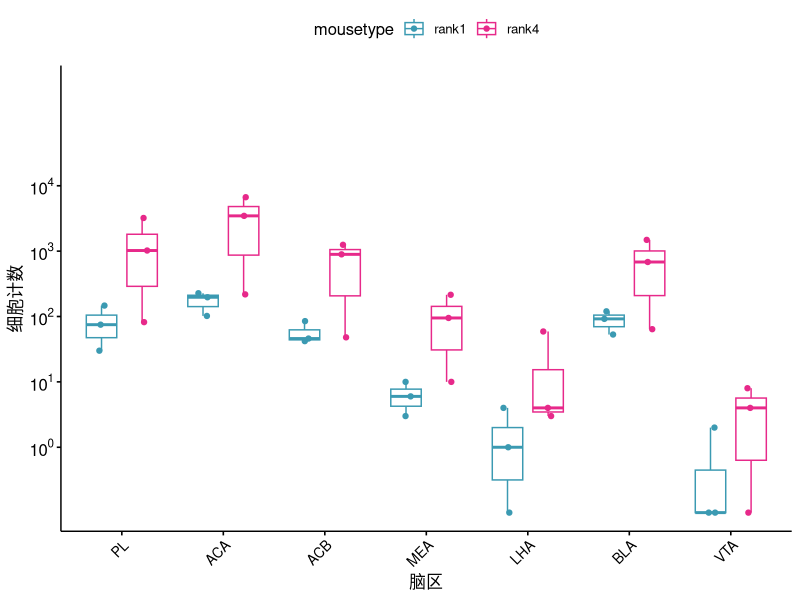

Write the R code that produced this figure.
# 加载必要的包
library(ggpubr)
library(dplyr)
library(rstatix)

# ---------- 数据输入（修正维度）----------
data <- data.frame(
  mousetype = factor(rep(c("rank1", "rank4"), each = 21)),
  BrainRegion = rep(rep(c("PL","ACA", 
                         "ACB","MEA","LHA",
                         "BLA","VTA"), each = 3), times = 2),
  CellCount = c(
    # rank1 数据
    30,147,75,102,197,227,42,46,85,10,6,3,0,1,4,53,120,92,0,0,2,
    # rank4 数据
    82,3214,1022,218,6681,3464,48,1250,893,10,215,95,3,59,4,64,1486,682,0,8,4
  )
) %>% 
  mutate(
    BrainRegion = factor(BrainRegion, levels = unique(BrainRegion)),
    CellCount = ifelse(CellCount == 0, 0.1, CellCount),
    MouseID = paste0("M", 1:n())  # 关键修正：动态生成与行数一致的ID
  )

# ---------- 统计分析（保持不变）----------
stat.test <- data %>% 
  group_by(BrainRegion) %>% 
  wilcox_test(CellCount ~ mousetype) %>% 
  ungroup() %>% 
  adjust_pvalue(method = "BH") %>% 
  add_significance() %>% 
  mutate(
    p.signif = case_when(
      p.adj < 0.001 ~ "***",
      p.adj < 0.01  ~ "**",
      p.adj < 0.05  ~ "*",
      TRUE          ~ "ns"
    )
  )

# ---------- 动态计算标注位置 ----------
max_counts <- data %>% 
  group_by(BrainRegion) %>% 
  summarise(max_count = max(CellCount))

stat.test <- stat.test %>% 
  left_join(max_counts, by = "BrainRegion") %>% 
  mutate(
    x_center = as.numeric(BrainRegion),
    xmin = x_center - 0.4,
    xmax = x_center + 0.4,
    y.position = 10^(log10(max_count) * 1.15)  # 微调高度系数
  )

# ---------- 可视化实现 ----------
p <- ggboxplot(
  data,
  x = "BrainRegion",
  y = "CellCount",
  color = "mousetype",
  palette = c("#3B9AB2", "#E7298A"),
  add = "jitter",
  width = 0.6
) + 
  scale_y_log10(
    breaks = 10^(0:4),  # 根据新数据范围调整
    labels = scales::trans_format("log10", scales::math_format(10^.x)),
    expand = expansion(mult = c(0.05, 0.2))
  ) +
  labs(x = "脑区", y = "细胞计数") +
  theme(
    axis.text.x = element_text(angle = 45, hjust = 1, size = 10),
    legend.position = "top"
  )

# ---------- 自动适配坐标范围 ----------
y_upper <- max(c(stat.test$y.position, data$CellCount)) * 2  # 增加倍数保证可见

final_plot <- p + 
  stat_pvalue_manual(
    stat.test,
    label = "p.signif",
    xmin = "xmin",
    xmax = "xmax",
    y.position = "y.position",
    tip.length = 0.005,
    inherit.aes = FALSE
  ) +
  coord_cartesian(ylim = c(0.1, y_upper))

print(final_plot)
